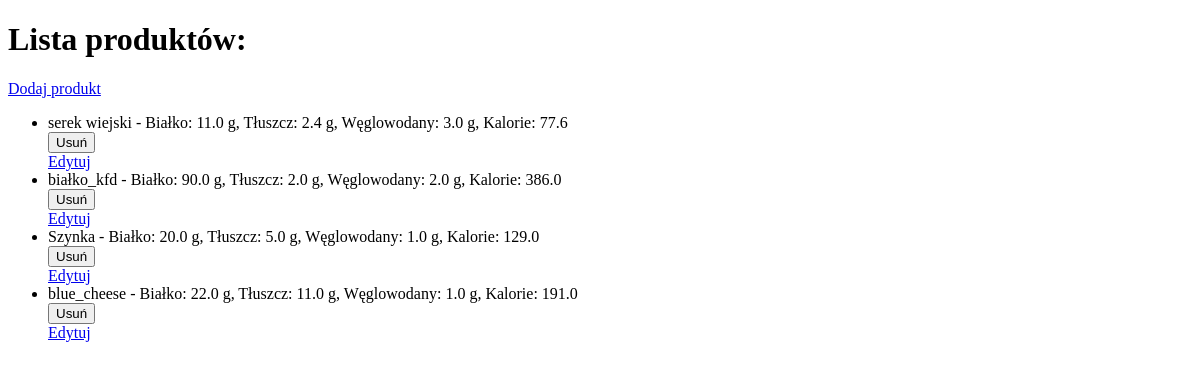
Before: /products/ with the older database file.
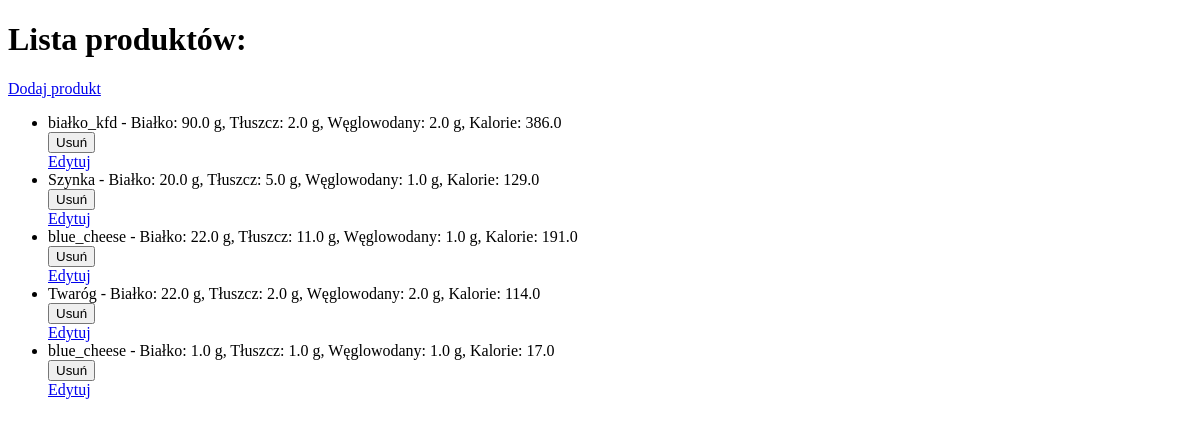
After: the same page with the newer database file.
### models/models.py (models this page shows, shortened)
class Product(models.Model):
    name=models.CharField(max_length=255)
    protein=models.FloatField()
    fat=models.FloatField()
    carbo=models.FloatField()
    def calories(self):
        calories = (self.protein*4) + (self.carbo*4)+(self.fat*9)
        return calories

### models/views.py (the view)
# urls.py: path('products/',views.product_list,name='product_list'),
def product_list(request):
    products = Product.objects.all()
    return render(request,'product_list.html',{'products':products})

### templates/product_list.html (shortened to what this page needs)
<!DOCTYPE html>
<html>
<head>
</head>
<body>
	<h1>Lista produktów:</h1>
	<a href="{% url 'add_product' %}">Dodaj produkt</a>
	<ul>
		{% for product in products %}
		<li>{{ product.name }} - Białko: {{ product.protein }} g, Tłuszcz: {{ product.fat }} g, Węglowodany: {{ product.carbo }} g, Kalorie: {{ product.calories }}
			<form action="{% url 'remove_product' product.id %}" method="post">
				<button type="submit">Usuń</button>
			</form>
			<a href="{% url 'update_product' product.id %}">Edytuj</a>
		</li>
		{% endfor %}
	</ul>
</body>
</html>

Changed rows visible on the page:
removed Product: name "serek wiejski", protein "11.0", fat "2.4", carbo "3.0", calories "77.6"
added Product: name "Twaróg", protein "22.0", fat "2.0", carbo "2.0", calories "114.0"
added Product: name "blue_cheese", protein "1.0", fat "1.0", carbo "1.0", calories "17.0"
